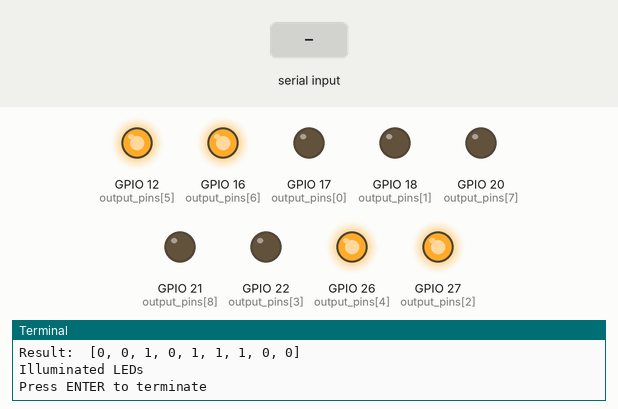
Simulated run of this program. Board: Raspberry Pi (BCM pin numbers). Shown: output pins drawn as LEDs (lit = HIGH), the last lines printed to the terminal. The test bench sets the inputs (shaded band). Random numbers come from a fixed seed. At 1.3 s the program stops and its outputs stay as they are.

Above: at 1.2 s.
1.3 s: "1" typed at the terminal, then Enter
At 2.1 s:
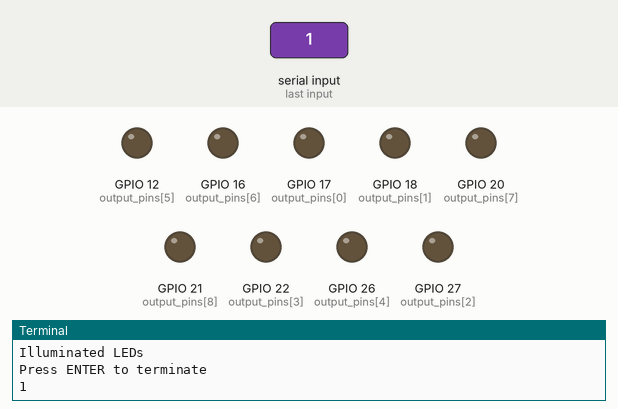
Timing chart, 0 to 2.8 s (numbered marks = the images above; inputs shaded):
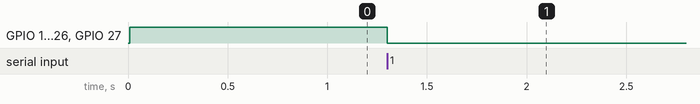

The program:

eight_bit_adder.py
```python
import RPi.GPIO as GPIO
from random import randint


class EightBitAdder:
    def __init__(self, output_pins, debug_on=False):
        self.output_pins = output_pins
        self.debug_on = debug_on
        self.setup_gpio()

    def debug(self, message):
        """ If debug is on, print the provided message."""
        if self.debug_on:
            print(message)

    def setup_gpio(self):
        """Setup the I/O pins and pin layout"""
        GPIO.setmode(GPIO.BCM)
        GPIO.setup(self.output_pins, GPIO.OUT)
        self.debug(f'GPIO setup on pins {self.output_pins}')

    def run(self):
        bit_list_1 = self.generate_bits()
        bit_list_2 = self.generate_bits()
        sum_bit_list = self.add(bit_list_1, bit_list_2)

        self.illuminate(sum_bit_list)
        self.wait_to_cleanup()

    def generate_bits(self):
        """Generates a list of 8 random 1s and 0s, that is, a byte as a list"""
        bit_list = []
        for _ in range(8):
            random_bit = randint(0, 1)
            bit_list.append(random_bit)
        self.debug(f'Generated list {bit_list}')
        return bit_list

    def add(self, bit_list_1, bit_list_2):
        sum_bit_list = [0,0,0,0, 0,0,0,0]
        position = len(bit_list_1) - 1

        carry_out = 0
        while position >= 0:
            carry_in = carry_out
            input_a = bit_list_1[position]
            input_b = bit_list_2[position]

            sum_bit, carry_out = self.full_adder(carry_in, input_a, input_b)
            self.debug(f'Added Column: {carry_in} {input_a} {input_b}')
            self.debug(f'Got sum: {sum_bit} and carry: {carry_out}')
            sum_bit_list[position] = sum_bit

            position -= 1

        sum_bit_list.insert(0, carry_out)

        self.debug(f'Finished Adding:\n\t   {bit_list_1}\n + \t   {bit_list_2}')
        self.debug(f'Result:\t{sum_bit_list}')

        return sum_bit_list

    def half_adder(self, input_a, input_b):
        """Takes in A and B, returns S and C by applying half adder logic using bitwise operators"""

        sum_bit = input_a ^ input_b
        carry_bit = input_a & input_b

        return sum_bit, carry_bit

    def full_adder(self, carry_in, input_a, input_b):
        """
        Takes in Cin, A, and B. Applies Full Adder Logic
        using bitwise operators (and a half adder function) to produce the sum bit and the carry bit
        """
        sum_bit_1, carry_bit_1 = self.half_adder(input_a, input_b)
        sum_bit_2, carry_bit_2 = self.half_adder(sum_bit_1, carry_in)
        carry_bit = carry_bit_1 | carry_bit_2

        return sum_bit_2, carry_bit

    def illuminate(self, bit_list):
        """Lights up the corresponding LEDs for the list"""

        for index, bit in enumerate(bit_list):
            if bit == 1:
                GPIO.output(self.output_pins[index], GPIO.HIGH)
            else:
                GPIO.output(self.output_pins[index], GPIO.LOW)

        self.debug("Illuminated LEDs")

    def wait_to_cleanup(self):
        input('Press ENTER to terminate')
        GPIO.cleanup()


# main
output_pins = [17, 18, 27, 22,
               26, 12, 16, 20, 21]

adder = EightBitAdder(output_pins, debug_on=True)
adder.run()
```

Measured:
- after the input at 1.3 s, GPIO 12 (output_pins[5]), GPIO 16 (output_pins[6]), GPIO 26 (output_pins[4]), GPIO 27 (output_pins[2]): HIGH → LOW at once
